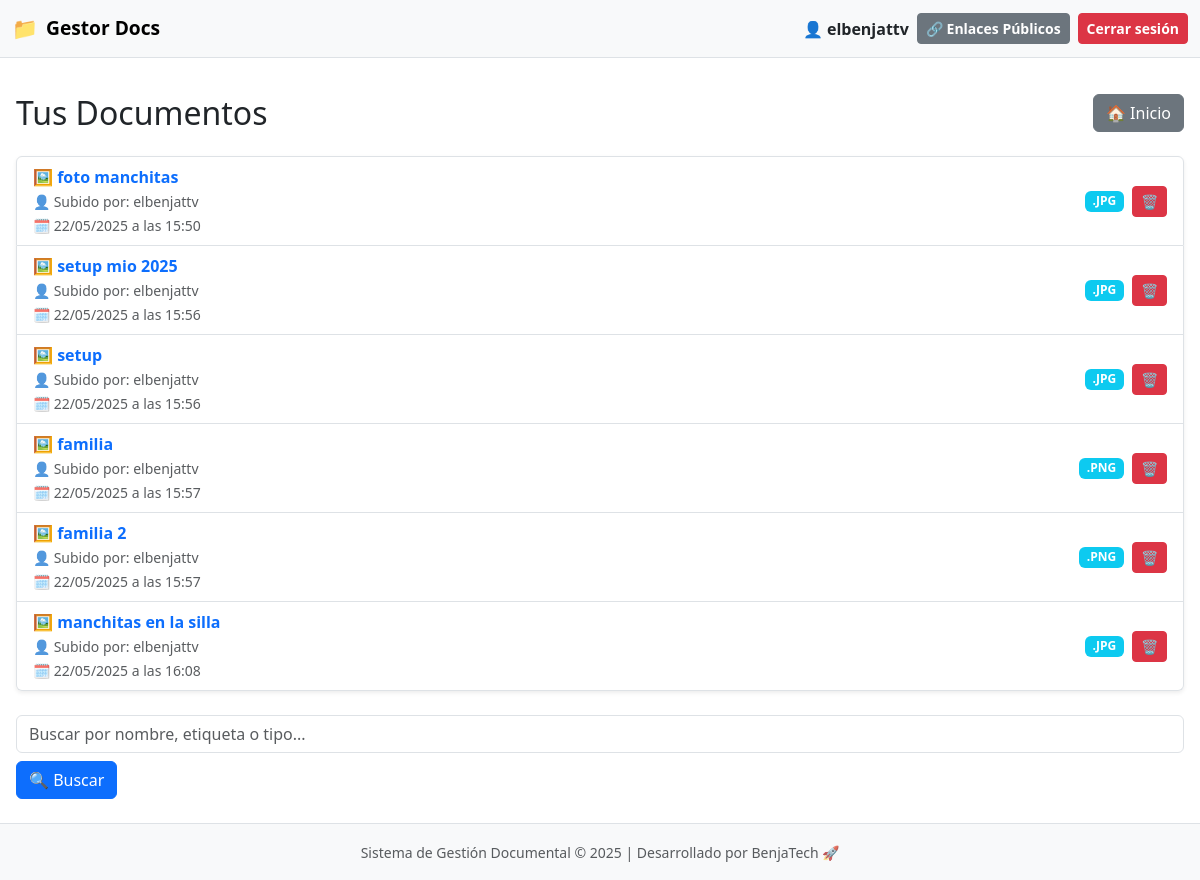
The app's page /lista/ (signed in), older data.
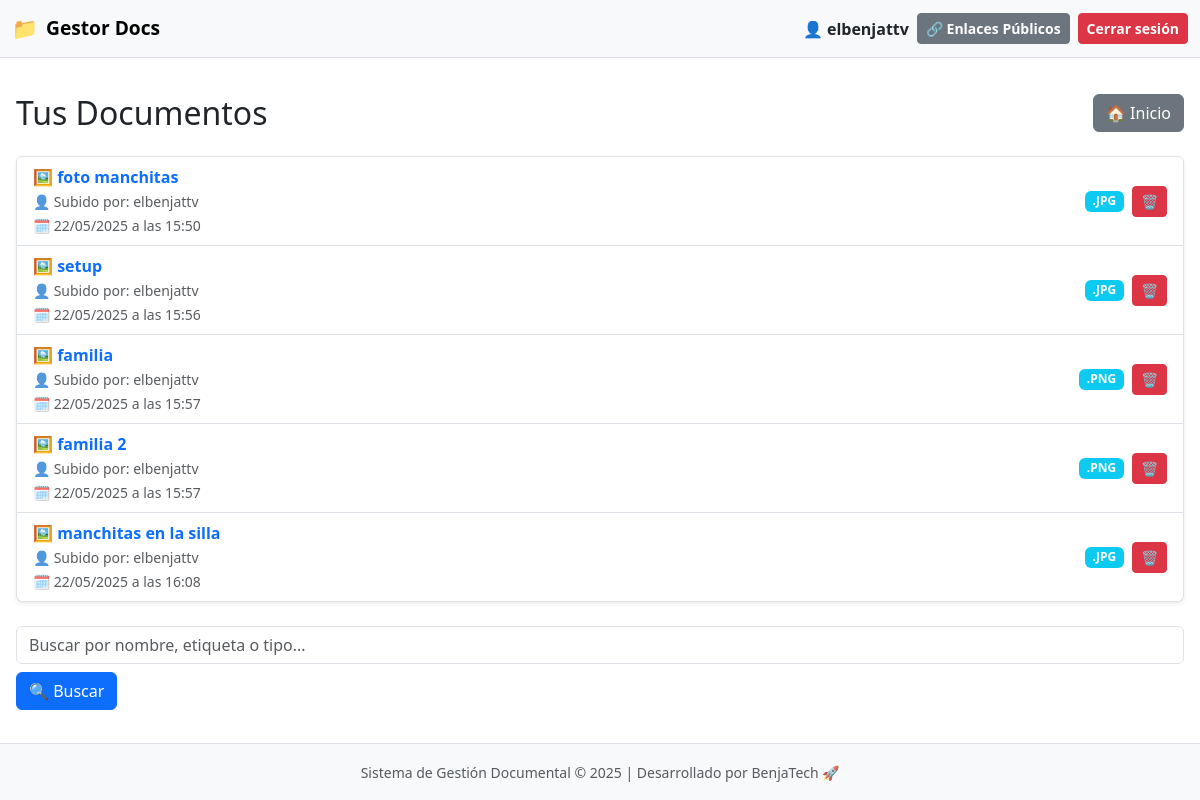
The same page, newer data.
### documentos/models.py (models this page shows, shortened)
class Documento(models.Model):
    nombre = models.CharField(max_length=200)
    archivo = models.FileField(upload_to='documentos/')
    etiquetas = models.CharField(max_length=100, blank=True)
    fecha_subida = models.DateTimeField(auto_now_add=True)
    usuario = models.ForeignKey(User, on_delete=models.CASCADE)
    enlace_publico = models.UUIDField(default=uuid.uuid4, unique=True, editable=False, null=True, blank=True)
    expiracion_enlace = models.DateTimeField(blank=True, null=True)
    fecha_expiracion = models.DateTimeField(null=True, blank=True)
    activo = models.BooleanField(default=True)

### documentos/views.py (the view)
# urls.py: path('lista/', views.listar_documentos, name='lista'),
@login_required
def listar_documentos(request):
    if request.user.is_superuser:
        documentos = Documento.objects.all()
    else:
        documentos = Documento.objects.filter(usuario=request.user)
    for doc in documentos:
        if doc.etiquetas:
            doc.etiquetas_lista = [e.strip() for e in doc.etiquetas.split(',')]
        else:
            doc.etiquetas_lista = []
    return render(request, 'documentos/lista.html', {'documentos': documentos})

### documentos/templates/documentos/lista.html (shortened to what this page needs)
{% extends 'documentos/base.html' %}
{% load etiquetas_tags %}
{% block content %}
<div class="header d-flex justify-content-between align-items-center flex-wrap gap-3 mb-4">
  <h2 class="mb-0">Tus Documentos</h2>
  <a href="{% url 'documentos:home' %}" class="btn btn-secondary">🏠 Inicio</a>
</div>
{% if documentos %}
  <ul class="list-group shadow-sm">
    {% for doc in documentos %}
      <li id="doc-{{ doc.id }}" class="list-group-item d-flex justify-content-between align-items-center flex-wrap gap-3">
        <div class="flex-grow-1">
          {% with ext=doc.archivo.name|slice:"-4:"|lower %}
            {% if ext == ".pdf" %}
              📄
            {% elif ext == ".doc" or ext == "docx" %}
              📝
            {% elif ext == ".xls" or ext == "xlsx" %}
              📊
            {% elif ext == ".png" or ext == ".jpg" %}
              🖼️
            {% else %}
              📁
            {% endif %}
          {% endwith %}
          <a href="{% url 'documentos:previsualizar' doc.id %}" class="fw-semibold text-decoration-none text-primary">
            {{ doc.nombre }}
          </a>
          <br>
          <small class="text-muted">👤 Subido por: {{ doc.usuario.username }}</small><br>
          <small class="text-muted">🗓️ {{ doc.fecha_subida|date:"d/m/Y" }} a las {{ doc.fecha_subida|date:"H:i" }}</small>
        </div>
        <div class="d-flex align-items-center gap-2">
          {% with ext=doc.archivo.name|slice:"-4:"|upper %}
            {% if ext == ".PDF" %}
              <span class="badge bg-danger">{{ ext }}</span>
            {% elif ext == ".JPG" or ext == ".PNG" %}
              <span class="badge bg-info">{{ ext }}</span>
            {% elif ext == ".DOC" or ext == "XLSX" %}
              <span class="badge bg-warning text-dark">{{ ext }}</span>
            {% else %}
              <span class="badge bg-dark">{{ ext }}</span>
            {% endif %}
          {% endwith %}
          <button class="btn btn-sm btn-danger"
                  data-bs-toggle="modal"
                  data-bs-target="#confirmDeleteModal"
                  onclick="prepareDelete({{ doc.id }}, '{{ doc.nombre|escapejs }}')"
                  title="Eliminar documento">
            🗑️
          </button>
        </div>
      </li>
    {% endfor %}
  </ul>
{% else %}
  <div class="alert alert-secondary text-center mt-4">
    <p class="mb-2">No tienes documentos aún.</p>
    <a href="{% url 'documentos:subir' %}" class="btn btn-success">＋ Subir tu primer documento</a>
  </div>
{% endif %}
<form method="get" action="{% url 'documentos:buscar' %}" class="search-form mt-4 d-flex flex-wrap gap-2">
  <input type="text" name="q" placeholder="Buscar por nombre, etiqueta o tipo..." class="form-control">
  <button type="submit" class="btn btn-primary">🔍 Buscar</button>
</form>
<div class="toast-container position-fixed bottom-0 end-0 p-3">
</div>
{% endblock %}

Row changes from the older to the newer data that the page shows:
removed Documento: nombre "setup mio 2025", usuario.username "elbenjattv", fecha_subida "22/05/2025", fecha_subida "15:56", archivo ".JPG"
